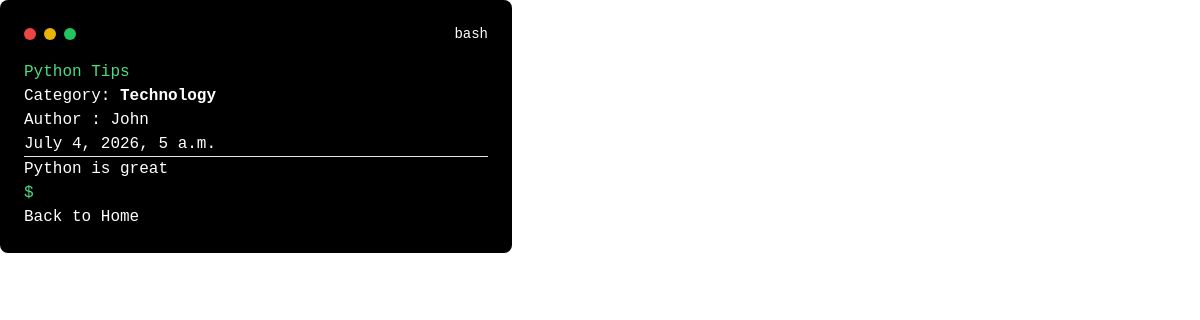
Screenshot of /post/9/ with the database file from the repository.
### core/models.py (models this page shows, shortened)
class Post(models.Model):
    title = models.CharField(max_length=200)
    content = models.TextField()
    created_at = models.DateTimeField(auto_now_add=True)
    author = models.CharField(max_length=200, default='Unknown')
    is_published = models.BooleanField(default=False)
    category = models.ForeignKey(
        Category,
        on_delete = models.SET_NULL,
        null = True,
        blank = True
    )

class Category(models.Model):
    name = models.CharField(max_length=100)
    description = models.TextField(blank=True)
    class Meta:
        verbose_name_plural = "Categories"

### core/views.py (the view)
# urls.py: path("post/<int:post_id>/", views.post_detail, name='post_detail'),
def post_detail(request, post_id):
    post = get_object_or_404(Post, id=post_id)
    context = {
        'post': post,
    }
    return render(request, 'core/post_detail.html', context)

### core/templates/core/post_detail.html (shortened to what this page needs)
<!DOCTYPE html>
<html lang="en">
<head>
    <script src="https://cdn.tailwindcss.com"></script>
</head>
<body>
    <aside class="bg-black text-white p-6 rounded-lg w-full max-w-lg font-mono">
            <div class="flex justify-between items-center">
                <div class="flex space-x-2 text-red-500">
                <div class="w-3 h-3 rounded-full bg-red-500"></div>
                <div class="w-3 h-3 rounded-full bg-yellow-500"></div>
                <div class="w-3 h-3 rounded-full bg-green-500"></div>
                </div>
                <p class="text-sm">bash</p>
            </div>
            <div class="mt-4">
                <p class="text-green-400">{{ post.title }}</p>
                {% if post.category %}
                <p>Category: <strong> {{ post.category.name }}</strong></p>
                {% else %}
                <p>Category: Uncategorized</p>
                {% endif %}
                <p>Author : {{ post.author }}</p>
                <p class="text-white">{{ post.created_at }}</p>
                <hr>
                <p class="text-white">{{ post.content }} </p>
                <p class="text-green-400">$</p>
                <a href="/">Back to Home</a>
            </div>
    </aside>
</body>
</html>

### rows the page displays
Post: title "Python Tips", category.name "Technology", author "John", created_at "July 4, 2026, 5 a.m.", content "Python is great"
